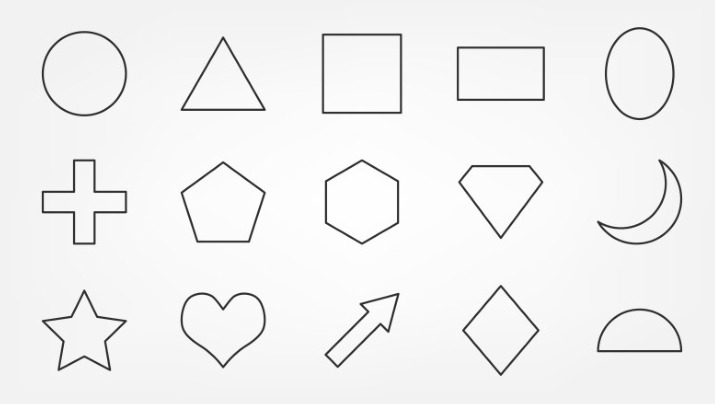
//> input picture midterm/image-recognition/test/test.jpg, 715 x 404 px
$ ./main   (built with g++ and OpenCV 4)
//> lines starting //> are read from the running program, lines starting //| are printed output that depends on the picture; after the words box and inside, x2 and y2 are one past the last pixel; in counts of white or black regions, pixels touching at a corner belong together
#include <opencv2/opencv.hpp>
#include <iostream>
#include <cmath>
#include <numeric>
#include <algorithm>


void debug(const std::string& msg){
    std::cout << "[DEBUG] " << msg << std::endl;
}
void info(const std::string& msg){
    std::cout << "[INFO] " << msg << std::endl;
}
void error(const std::string& msg){
    std::cout << "[ERROR] " << msg << std::endl;
}

cv::Point get_contour_center(const std::vector<cv::Point>& contour){
    cv::Moments m = cv::moments(contour);
    return cv::Point(m.m10/m.m00, m.m01/m.m00);
}

std::vector<int> compute_center_vertices_distance(const cv::Point& center, const std::vector<cv::Point>& vertices) {
    std::vector<int> distances;
    for(auto& vertex : vertices){
        distances.push_back(cv::norm(center - vertex));
    }
    return distances;
}

int compute_interior_angle(const cv::Point& point1, const cv::Point& vertex, const cv::Point& point2) {
    cv::Point v1 = point1 - vertex;
    cv::Point v2 = point2 - vertex;
    double dot = v1.dot(v2);
    double det = v1.x*v2.y - v1.y*v2.x;
    // return angle in degrees
    return std::atan2(det, dot) * 180 / M_PI;
}

std::vector<cv::Point> order_points_hull(std::vector<cv::Point>& pts) {
    /**
     * @brief 使用凸包对四边形的顶点进行排序。
     * @param pts 输入的顶点坐标，std::vector<cv::Point2f>，包含四边形的四个顶点。
     * @return 排序后的顶点坐标 (凸包顶点)，std::vector<cv::Point2f>。
     */
    cv::Mat hull_indices; // 存储凸包顶点的索引
    std::vector<cv::Point> hull_pts; // 存储凸包顶点

    // 使用 OpenCV 计算凸包
    cv::convexHull(pts, hull_indices, true, false); // 返回凸包顶点的索引，顺时针方向

    // 根据索引提取凸包顶点
    for (int i = 0; i < hull_indices.rows; ++i) {
        int index = hull_indices.at<int>(i, 0);
        hull_pts.push_back(pts[index]);
    }
    return hull_pts;
}


const char * check_contour_type(const std::vector<cv::Point>& contour){
    // get area of contour
    double area = cv::contourArea(contour);
    // get perimeter of contour
    double perimeter = cv::arcLength(contour, true);
    // draw bounding rect for contour and get its x, y ,w ,h
    cv::Rect rect = cv::boundingRect(contour);
    // get x, y, w, h
    int x = rect.x;
    int y = rect.y;
    int w = rect.width;
    int h = rect.height;

    // compute solidity
    std::vector<cv::Point> hull;
    cv::convexHull(contour, hull);
    double hull_area = cv::contourArea(hull);
    double solidity = area / hull_area;

    // compute circularity
    cv::Point2f center;
    float radius;
    cv::minEnclosingCircle(contour, center, radius);
    double circularity = area / (M_PI * radius * radius);

    // compute vertices count
    std::vector<cv::Point> vertices;
    cv::approxPolyDP(contour, vertices, 0.02 * perimeter, true);
    int vertices_count = vertices.size();
    std::vector<cv::Point> vertices_ordered = order_points_hull(vertices);

    // compute extent
    double extent = area / (w * h);

    // check contour type and return corresponding string
    if(vertices_count == 3) {
        return "Triangle";
    } else if(vertices_count == 4) {
        // rectangle or square
        double aspect_ratio = (double)w / h;

        std::vector<double> angles;
        for(int i = 0; i < vertices_count; i++){
            cv::Point current_vertex = vertices_ordered[i];
            cv::Point next_vertex = vertices_ordered[(i + 1) % vertices_count];
            cv::Point previous_vertex = vertices_ordered[(i - 1 + vertices_count) % vertices_count];
            angles.push_back(compute_interior_angle(previous_vertex, current_vertex, next_vertex));
        }
        // calculate the variance of angles
        double variance = 0;
        for(auto& angle : angles){
            variance += std::pow(angle - 90, 2);
        }
        variance /= vertices_count;

        if(abs(aspect_ratio - 1) < 0.05){
            return "Square";
        } else if(variance < 1){
            return "Rectangle";
        } else {
            return "Rhombus";
        }
    } else if (vertices_count == 5) {
        // pentagon or diamond shape
        cv::Point center = get_contour_center(contour);
        std::vector<int> distances = compute_center_vertices_distance(center, vertices_ordered);
        double mean_distance = std::accumulate(distances.begin(), distances.end(), 0) / distances.size();
        double variance = 0;
        for(auto& distance : distances){
            variance += std::pow(distance - mean_distance, 2);
        }
        variance /= distances.size();
        double dis_range = *std::max_element(distances.begin(), distances.end()) - *std::min_element(distances.begin(), distances.end());
        if(variance < 1 && dis_range < 0.1 * mean_distance){
            return "Pentagon";
        }
        else if(solidity > 0.99){
            return "Semicircle";
        }
        else {
            return "Diamond";
        }
    } else if (vertices_count == 6) {
        cv::Point center = get_contour_center(contour);
        std::vector<int> distances = compute_center_vertices_distance(center, vertices_ordered);
        double variance = 0;
        if(variance < 1) {
            return "Hexagon";
        } else {
            return "Unknown";
        }
    } else if (vertices_count == 7) {
        return "Arrow";
    } else if (vertices_count == 9) {
        if(solidity > 0.9) {
            return "Heart";
        } else {
            return "Lunar";
        }
    }
    else if(vertices_count == 10) {
        return "Star";
    }
    else if(vertices_count == 12) {
        return "Cross";
    }
    else if(circularity > 0.95) {
        return "Circle";
    }
    else if(circularity > 0.7 && solidity > 0.98) {
        return "Eclipse";
    }
    else {
        return "Unknown";
    }
}

int main() {
    // load test image
    info("Loading test image");
    cv::Mat img = cv::imread("test.jpg");
//> img is the input picture: 404 rows x 715 cols, CV_8UC3; min 33, max 255, mean 241
    if(img.empty()){
        error("Failed to load image");
        return 1;
    }

    // convert to grayscale
    info("Converting to grayscale");
    cv::cvtColor(img, img, cv::COLOR_BGR2GRAY);
//> img: 404 rows x 715 cols, CV_8UC1

    // convert to binary
    info("Converting to binary");
    cv::Mat binary;
    cv::threshold(img, binary, 128, 255, cv::THRESH_BINARY);
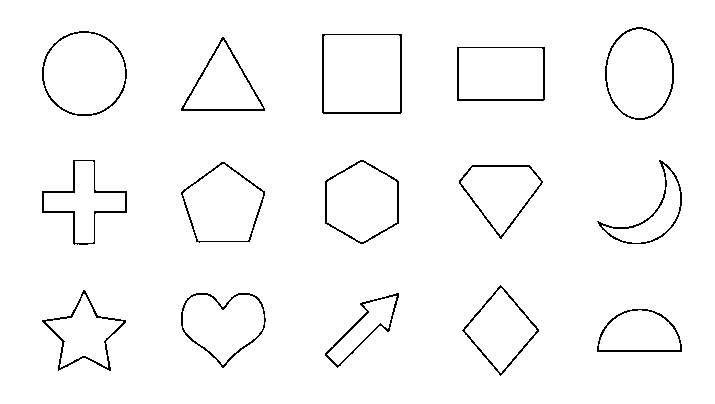
//> binary: 404 rows x 715 cols, CV_8UC1; 97.5% white; black in thin lines or dots, all inside (x1, y1, x2, y2) = (42, 27, 682, 376)

    // convert to binary inverse
    info("Converting to binary inverse");
    cv::Mat binary_inv;
    cv::threshold(img, binary_inv, 128, 255, cv::THRESH_BINARY_INV);

    // execute opening and closing operations towards binary_inv
    info("Executing opening and closing operations");
    cv::Mat kernel = cv::getStructuringElement(cv::MORPH_RECT, cv::Size(1, 1));
    cv::morphologyEx(binary_inv, binary_inv, cv::MORPH_OPEN, kernel);
    cv::morphologyEx(binary_inv, binary_inv, cv::MORPH_CLOSE, kernel);

    // detect contours in binary_inv
    info("Detecting contours");
    std::vector<std::vector<cv::Point>> contours;
    cv::findContours(binary_inv, contours, cv::RETR_EXTERNAL, cv::CHAIN_APPROX_SIMPLE);
//> contours = 15 contours; largest, box (x1, y1, x2, y2) and area: (322, 34, 402, 114) 6240, (42, 31, 127, 116) 5566, (605, 27, 674, 120) 4936, (181, 162, 265, 243) 4640, (325, 160, 399, 244) 4623

    for(auto& contour : contours) {
        debug("Contour area: " + std::to_string(cv::contourArea(contour)));
        cv::Rect rect = cv::boundingRect(contour);
        cv::rectangle(img, rect, cv::Scalar(0,255,0), 2);
        const char * type = check_contour_type(contour);
        cv::putText(img, type, cv::Point(rect.x, rect.y-5), cv::FONT_HERSHEY_SIMPLEX, 0.5, cv::Scalar(0,255,0), 1);
    }
//> this loop made 15 passes
//> (area in check_contour_type, perimeter in check_contour_type, x in check_contour_type, y in check_contour_type, w in check_contour_type, h in check_contour_type, hull_area in check_contour_type, solidity in check_contour_type) on passes 2, 3, 4, 8, 10, 14: (1831, 246.2, 325, 293, 74, 75, 2500, 0.732), (4190.5, 274.3, 181, 293, 85, 75, 4511.5, 0.929), (2963.5, 306.1, 42, 290, 84, 81, 4658, 0.636), (2059, 298.2, 597, 160, 85, 84, 4247, 0.485), (3082, 333, 42, 160, 85, 85, 5036, 0.612), (5565.5, 279.2, 42, 31, 85, 85, 5625.5, 0.989)
//> (area in check_contour_type, perimeter in check_contour_type, x in check_contour_type, y in check_contour_type, w in check_contour_type, h in check_contour_type, hull_area in check_contour_type, solidity in check_contour_type) on passes 1, 6: (2810, 223.9, 597, 309, 85, 43, 2836.5, 0.991), (3569, 248.7, 459, 165, 84, 74, 3631.5, 0.983)
//| [DEBUG] Contour area: 2810.000000
//| [DEBUG] Contour area: 1831.000000
//| [DEBUG] Contour area: 4190.500000
//| [DEBUG] Contour area: 2963.500000
//| [DEBUG] Contour area: 3459.500000
//| [DEBUG] Contour area: 3569.000000
//| [DEBUG] Contour area: 4640.500000
//| [DEBUG] Contour area: 2059.000000
//> (output is shown up to pass 8 of 15)
//> pass 1, `cv::putText(img, type, cv::Point(rect.x, rect.y-5), cv::FONT_HERSHEY_S..`:
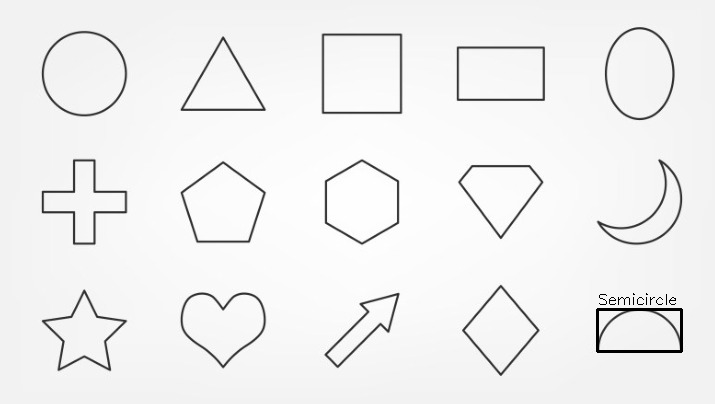
//> img: 404 rows x 715 cols, CV_8UC1; min 0, max 255, mean 240.4
//> pass 2, `cv::putText(img, type, cv::Point(rect.x, rect.y-5), cv::FONT_HERSHEY_S..`:
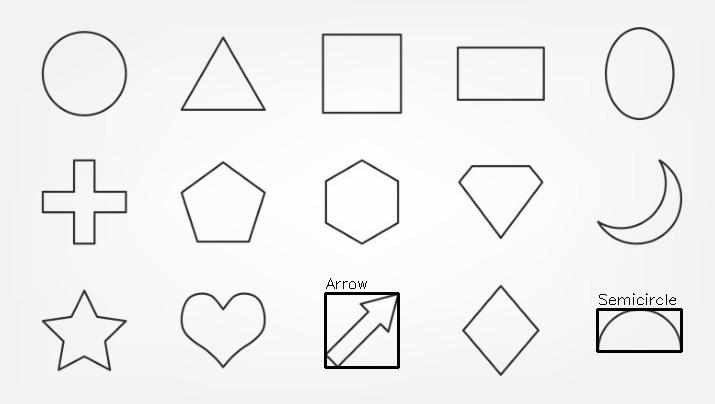
//> img: 404 rows x 715 cols, CV_8UC1; 0.34% of pixels changed, all inside (x1, y1, x2, y2) = (324, 278, 400, 369)
//> pass 3, `cv::putText(img, type, cv::Point(rect.x, rect.y-5), cv::FONT_HERSHEY_S..`:
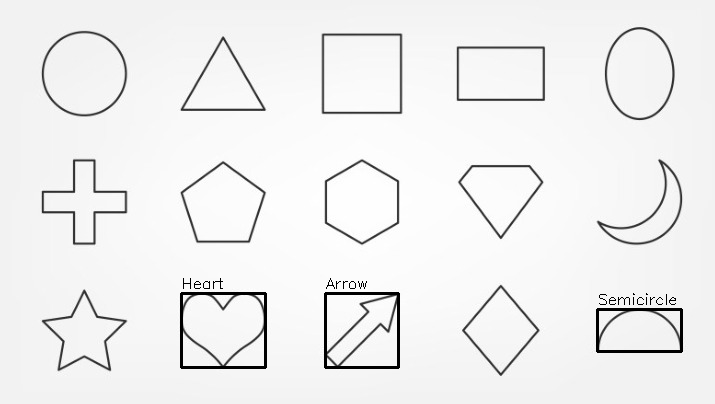
//> img: 404 rows x 715 cols, CV_8UC1; 0.36% of pixels changed, all inside (x1, y1, x2, y2) = (180, 278, 267, 369)
//> after the loop:
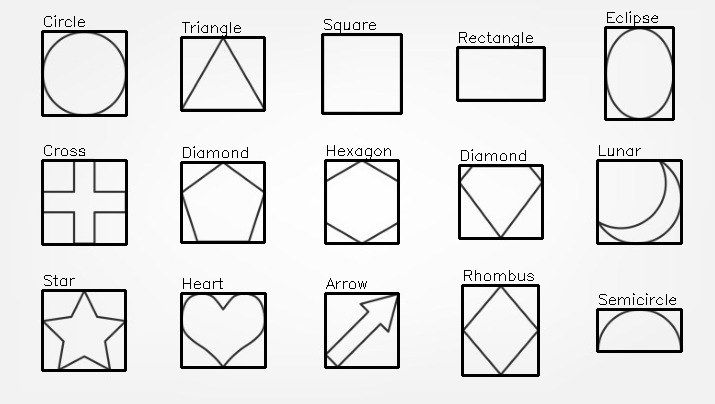
//> img: 404 rows x 715 cols, CV_8UC1; 4.52% of pixels changed, all inside (x1, y1, x2, y2) = (41, 11, 683, 377)

    cv::imwrite("output.jpg", img);

    return 0;
}
